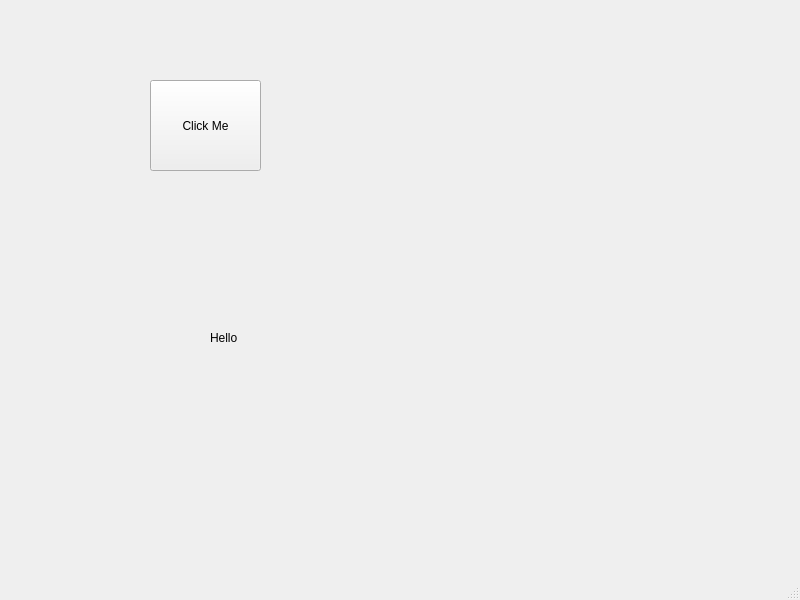
<?xml version="1.0" encoding="UTF-8"?>
<ui version="4.0">
 <class>MainWindow</class>
 <widget class="QMainWindow" name="MainWindow">
  <property name="geometry">
   <rect>
    <x>0</x>
    <y>0</y>
    <width>800</width>
    <height>600</height>
   </rect>
  </property>
  <property name="windowTitle">
   <string>MainWindow</string>
  </property>
  <widget class="QWidget" name="centralwidget">
   <widget class="QPushButton" name="pushButton">
    <property name="geometry">
     <rect>
      <x>150</x>
      <y>80</y>
      <width>111</width>
      <height>91</height>
     </rect>
    </property>
    <property name="text">
     <string>Click Me</string>
    </property>
   </widget>
   <widget class="QLabel" name="label">
    <property name="geometry">
     <rect>
      <x>210</x>
      <y>330</y>
      <width>49</width>
      <height>16</height>
     </rect>
    </property>
    <property name="text">
     <string>Hello</string>
    </property>
   </widget>
  </widget>
  <widget class="QMenuBar" name="menubar">
   <property name="geometry">
    <rect>
     <x>0</x>
     <y>0</y>
     <width>800</width>
     <height>22</height>
    </rect>
   </property>
  </widget>
  <widget class="QStatusBar" name="statusbar"/>
 </widget>
 <resources/>
 <connections/>
</ui>
